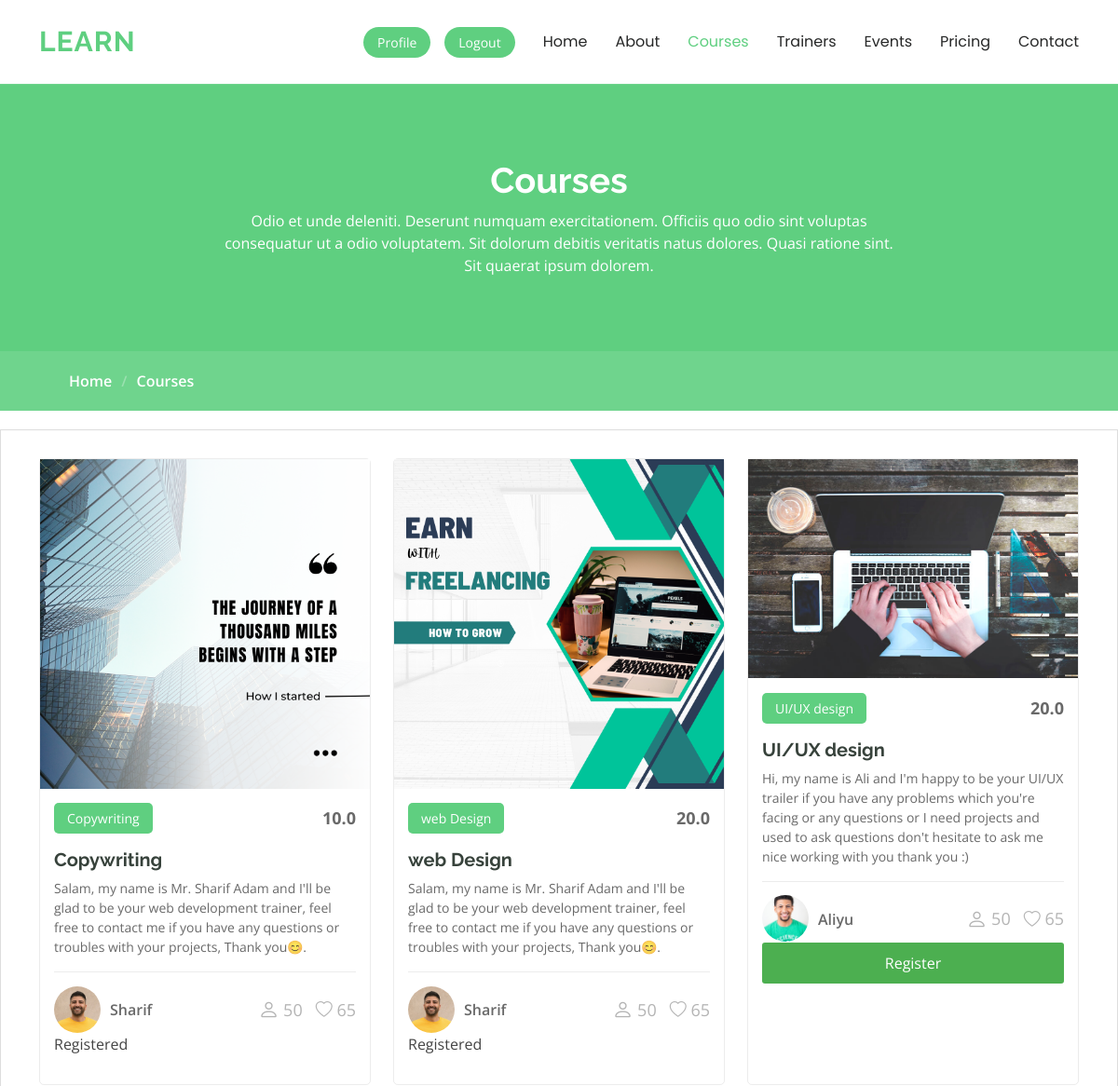
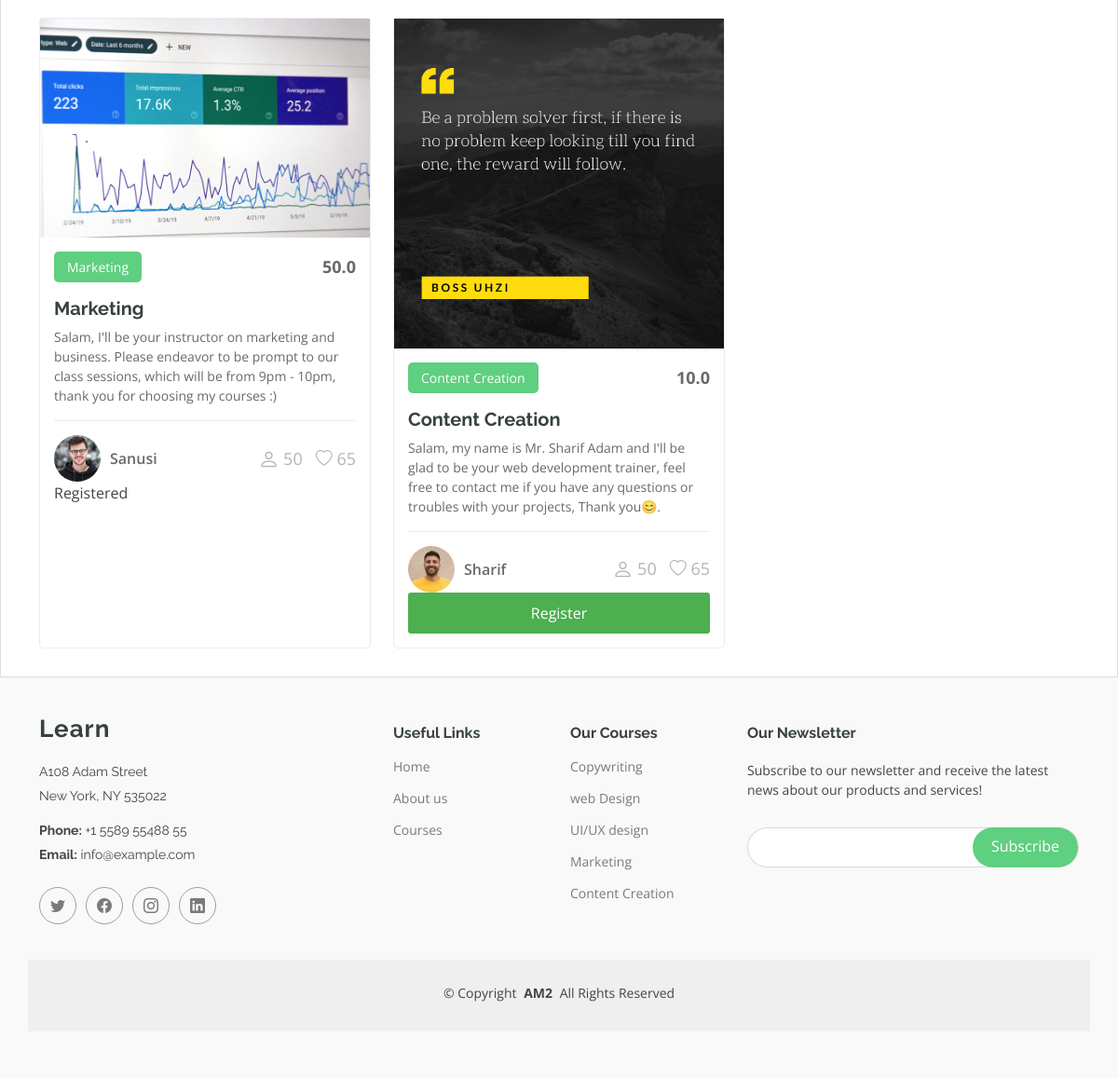
The app's page /courses (signed in) with its own data (2 pictures, top to bottom).
### accounts/models.py (models this page shows, shortened)
class Course(models.Model):
    course_name = models.CharField(max_length=100)
    trainer = models.ForeignKey(Trainer, on_delete=models.CASCADE)
    cover_photo = models.ImageField(upload_to="static/img/")
    description = models.TextField()
    price = models.FloatField()
    def __str__(self):
        return self.course_name

class Trainer(models.Model):
    user = models.OneToOneField(User, on_delete=models.CASCADE)
    bio = models.TextField()
    passport_photo = models.ImageField(upload_to="static/img/")

### edu/views.py (the view)
# urls.py: path("courses", v.courses, name="Courses"),
def courses(req):
    courses = Course.objects.select_related("trainer")
    return render(req, "courses.html", {"courses": courses})

### edu/context.py (called while the page is built)
def course_links(req):
    courses = Course.objects.all()
    return {"Courses": courses}

def student_registered_courses(req):
    student = Student.objects.get(user=req.user)
    all_courses = student.courses.all()
    return {"RegisteredCourses": all_courses}

### edu/templates/courses.html (shortened to what this page needs)
{% extends "base.html" %}
{% load static %}
{% block content %}
<body class="courses-page">
  <main class="main">
    <div class="page-title" data-aos="fade">
      <div class="heading">
        <div class="container">
          <div class="row d-flex justify-content-center text-center">
            <div class="col-lg-8">
              <h1>Courses</h1>
              <p class="mb-0">Odio et unde deleniti. Deserunt numquam exercitationem. Officiis quo odio sint voluptas
                consequatur ut a odio voluptatem. Sit dolorum debitis veritatis natus dolores. Quasi ratione sint. Sit
                quaerat ipsum dolorem.</p>
            </div>
          </div>
        </div>
      </div>
      <nav class="breadcrumbs">
        <div class="container">
          <ol>
            <li><a href="{% url 'Home' %}">Home</a></li>
            <li class="current">Courses</li>
          </ol>
        </div>
      </nav>
    </div>
    <section id="courses" class="courses section">
      <div class="container">
        <div class="row">
          {% for course in Courses %}
          <div class="col-lg-4 col-md-6 d-flex align-items-stretch" data-aos="zoom-in" data-aos-delay="100">
            <div class="course-item">
              <img src="{{course.cover_photo.url}}" class="img-fluid" alt="...">
              <div class="course-content">
                <div class="d-flex justify-content-between align-items-center mb-3">
                  <p class="category">{{course.course_name}}</p>
                  <p class="price">{{course.price}}</p>
                </div>
                <h3><a href="{% url 'Course_detail' course.id %}">{{course.course_name}}</a></h3>
                <p class="description">{{course.trainer.bio|truncatewords:50 }}</p>
                <div class="trainer d-flex justify-content-between align-items-center">
                  <div class="trainer-profile d-flex align-items-center">
                    <img src="{{course.trainer.passport_photo.url}}" class="img-fluid" alt="">
                    <a href="{% url 'about_trainer' course.trainer.user.id %}" class="trainer-link">{{course.trainer.user.first_name}}</a>
                  </div>
                  <div class="trainer-rank d-flex align-items-center">
                    <i class="bi bi-person user-icon"></i>&nbsp;50
                    &nbsp;&nbsp;
                    <i class="bi bi-heart heart-icon"></i>&nbsp;65
                  </div>
                </div>
                {% if not user.is_staff and course not in RegisteredCourses %}
                  <a href="{% url 'course_reg' course.id %}">
                    <button class="btn btn-info"> Register</button>
                  </a>
                  {% else %}
                  <p> Registered </p>
                {% endif %}
              </div>
            </div>
          </div>
          {% empty %}
          <h2>Oops! There seems to be no course created yet</h2>
          {% endfor %}
        </div>
      </div>
    </section>
  </main>
  {% endblock %}

### edu/templates/base.html (shortened to what this page needs)
<!DOCTYPE html>
<html lang="en">
{% load static %}
<head>
    <link href="{% static 'assets/vendor/bootstrap/css/bootstrap.min.css' %}" rel="stylesheet">
    <link href="{% static 'assets/vendor/bootstrap-icons/bootstrap-icons.css' %}" rel="stylesheet">
    <link href="{% static 'assets/vendor/aos/aos.css' %}" rel="stylesheet">
    <link href="{% static 'assets/vendor/glightbox/css/glightbox.min.css' %}" rel="stylesheet">
    <link href="{% static 'assets/vendor/swiper/swiper-bundle.min.css' %}" rel="stylesheet">
    <link href="{% static 'assets/css/main.css' %}" rel="stylesheet">
    <link href="../../static/assets/css/main.css" rel="stylesheet">
</head>
<body>
    <header id="header" class="header d-flex align-items-center sticky-top">
        <div class="container-fluid container-xl position-relative d-flex align-items-center">
            <a href="{% url 'Home' %}" class="logo d-flex align-items-center me-auto">
                <h1 class="sitename">Learn</h1>
            </a>
            {% block nav %}
            <nav id="navmenu" class="navmenu">
                <ul>
                    <li><a href="{% url 'Home' %}" id="home">Home</a></li>
                    <li><a href="{% url 'About' %}" id="about">About</a></li>
                    <li><a href="{% url 'Courses' %}" id="courses">Courses</a></li>
                    <li><a href="{% url 'Train' %}" id="trainers">Trainers</a></li>
                    <li><a href="{% url 'Events' %}" id="events">Events</a></li>
                    <li><a href="{% url 'Pricing' %}" id="pricing">Pricing</a></li>
                    <li><a href="{% url 'Contact' %} " id="contact">Contact</a></li>
                </ul>
            </nav>
            {% endblock %}
            {% if user.is_authenticated %}
            <a class="btn-getstarted" href="{% url 'DashBoard' %}">Profile</a>
            <a class="btn-getstarted" href="{% url 'Logout' %}">Logout</a>
            {% else %}
            <a class="btn-getstarted" href="{% url 'Login' %}">Login</a>
            <a class="btn-getstarted" href="{% url 'RedirectMe' %}">Signup</a>
            {% endif %}
        </div>
    </header>
    {% block content %}
    {% endblock %}
    <footer id="footer" class="footer position-relative">
        <div class="container footer-top">
            <div class="row gy-4">
                <div class="col-lg-4 col-md-6 footer-about">
                    <a href="{% url 'Home' %}" class="logo d-flex align-items-center">
                        <span class="sitename">Learn</span>
                    </a>
                    <div class="footer-contact pt-3">
                        <p>A108 Adam Street</p>
                        <p>New York, NY 535022</p>
                        <p class="mt-3"><strong>Phone:</strong> <span>+1 5589 55488 55</span></p>
                        <p><strong>Email:</strong> <span>info@example.com</span></p>
                    </div>
                    <div class="social-links d-flex mt-4">
                        <a href=""><i class="bi bi-twitter"></i></a>
                        <a href=""><i class="bi bi-facebook"></i></a>
                        <a href=""><i class="bi bi-instagram"></i></a>
                        <a href=""><i class="bi bi-linkedin"></i></a>
                    </div>
                </div>
                <div class="col-lg-2 col-md-3 footer-links">
                    <h4>Useful Links</h4>
                    <ul>
                        <li><a href="{% url 'Home' %}">Home</a></li>
                        <li><a href="{% url 'About' %}">About us</a></li>
                        <li><a href="{% url 'Courses' %}">Courses</a></li>
                    </ul>
                </div>
                <div class="col-lg-2 col-md-3 footer-links">
                    <h4>Our Courses</h4>
                    <ul>
                        {% for course in Courses %}
                        <li><a href="{% url 'Course_detail' course.id %}">{{course}}</a></li>
                        {% endfor %}
                    </ul>
                </div>
                <div class="col-lg-4 col-md-12 footer-newsletter">
                    <h4>Our Newsletter</h4>
                    <p>Subscribe to our newsletter and receive the latest news about our products and services!</p>
                    <form action="{% url 'Home' %}" method="post" class="">
                        <div class="newsletter-form">
                            <input type="email" name="Email">
                            <input type="submit" value="Subscribe">
                        </div>
                    </form>
                </div>
            </div>
        </div>
        <div class="container copyright text-center mt-4">
            <p>© <span>Copyright</span> <strong class="px-1 sitename">AM2</strong> <span>All Rights Reserved</span>
            </p>
        </div>
    </footer>
</body>
</html>

### records on screen
Course: cover_photo (picture), course_name "Copywriting", price "10.0", trainer.bio "Salam, my name is Mr. Sharif Adam and I'll be glad to be your web development trainer, feel free to contact me if you have any questions or troubles with your projects, Thank you😊.", trainer.passport_photo (picture), trainer.user.first_name "Sharif", shows "Registered"
Course: cover_photo (picture), course_name "web Design", price "20.0", trainer.bio "Salam, my name is Mr. Sharif Adam and I'll be glad to be your web development trainer, feel free to contact me if you have any questions or troubles with your projects, Thank you😊.", trainer.passport_photo (picture), trainer.user.first_name "Sharif", shows "Registered"
Course: cover_photo (picture), course_name "UI/UX design", price "20.0", trainer.bio "Hi, my name is Ali and I'm happy to be your UI/UX trailer if you have any problems which you're facing or any questions or I need projects and used to ask questions don't hesitate to ask me nice working with you thank you :)", trainer.passport_photo (picture), trainer.user.first_name "Aliyu", shows "Register"
Course: cover_photo (picture), course_name "Marketing", price "50.0", trainer.bio "Salam, I'll be your instructor on marketing and business. Please endeavor to be prompt to our class sessions, which will be from 9pm - 10pm, thank you for choosing my courses :)", trainer.passport_photo (picture), trainer.user.first_name "Sanusi", shows "Registered"
Course: cover_photo (picture), course_name "Content Creation", price "10.0", trainer.bio "Salam, my name is Mr. Sharif Adam and I'll be glad to be your web development trainer, feel free to contact me if you have any questions or troubles with your projects, Thank you😊.", trainer.passport_photo (picture), trainer.user.first_name "Sharif", shows "Register"
